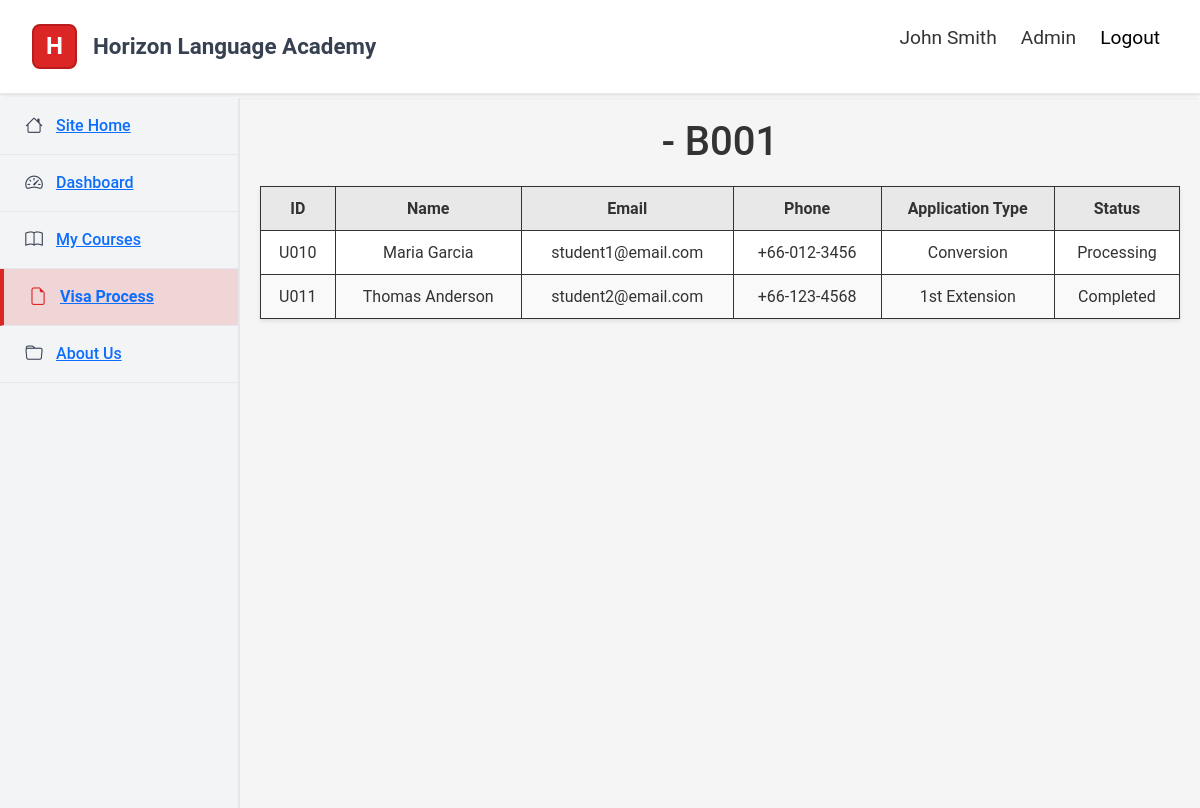
/visastatus.php?batch=B001 (signed in), run on the app's committed database.
### tables this page shows
CREATE TABLE student (
  student_id    VARCHAR(50) PRIMARY KEY,
  batch_id      VARCHAR(50),
  FOREIGN KEY (student_id) REFERENCES users(user_id)
    ON UPDATE CASCADE ON DELETE CASCADE
);

CREATE TABLE users (
  user_id      VARCHAR(50) PRIMARY KEY,
  user_name    VARCHAR(100) NOT NULL,
  user_email   VARCHAR(100) UNIQUE,
  user_ph_no   VARCHAR(20),
  password     VARCHAR(255),
  role        ENUM('Admin','Teacher','Student','VisaSupportOfficer') NOT NULL
);

CREATE TABLE visa_application (
  visa_application_id   VARCHAR(50) PRIMARY KEY,
  visa_application_type VARCHAR(100),
  passport_number       VARCHAR(50),
  visa_start_date       DATE,
  visa_end_date         DATE,
  officer_id            VARCHAR(50),
  student_id            VARCHAR(50),
  visa_status            VARCHAR(50),
  FOREIGN KEY (student_id) REFERENCES student(student_id)
    ON UPDATE CASCADE ON DELETE SET NULL,
  FOREIGN KEY (officer_id) REFERENCES visa_support_officer(officer_id)
    ON UPDATE CASCADE ON DELETE SET NULL
);

### visastatus.php (the view, shortened to what this page needs)
<?php
$course = $_GET['course'];
$batch = $_GET['batch'];
$pdo = db();
$sql = "
SELECT
    s.student_id,
    u.user_name AS student_name,
    u.user_email AS student_email,
    u.user_ph_no AS student_ph_no,
    v.visa_application_type,
    v.visa_status
FROM student AS s
INNER JOIN users AS u
    ON s.student_id = u.user_id
INNER JOIN visa_application AS v
    ON s.student_id = v.student_id
WHERE s.batch_id = '$batch'
;
";
$stmt = $pdo->prepare($sql);
$stmt->execute();
$students = $stmt->fetchAll(PDO::FETCH_ASSOC);
?>
<!DOCTYPE html>
<html lang="en">
<head>
    <link href="https://cdn.jsdelivr.net/npm/bootstrap@5.3.7/dist/css/bootstrap.min.css" rel="stylesheet">
    <link rel="stylesheet" href="https://cdn.jsdelivr.net/npm/bootstrap-icons@1.13.1/font/bootstrap-icons.min.css">
    <link rel="stylesheet" href="static/style.css">
</head>
<body>
    <?php include 'header.php'; ?>
    <div class="row g-0">
        <?php include 'sidebar.php'; ?>
         <div class="col-lg-10 col-md-9 col-8 main-content">
            <h1><?php echo $course?> - <?php echo $batch ?></h1>
            <table>
                <thead>
                    <tr>
                        <th>ID</th>
                        <th>Name</th>
                        <th>Email</th>
                        <th>Phone</th>
                        <th>Application Type</th>
                        <th>Status</th>
                    </tr>
                </thead>
                <tbody>
                    <?php foreach ($students as $student): ?>
                        <tr>
                            <td class="id-col"><?php echo $student['student_id'] ?></td>
                            <td class="name-col"><?php echo $student['student_name'] ?></td>
                            <td class="email-col"><?php echo $student['student_email'] ?></td>
                            <td class="phone-col"><?php echo $student['student_ph_no'] ?></td>
                            <td class="application-col"><?php echo $student['visa_application_type'] ?></td>
                            <td class="status-col"><?php echo $student['visa_status'] ?></td>
                        </tr>
                    <?php endforeach; ?>
                </tbody>
            </table>
        </div>
    </div>
</body>
</html>

### static/style.css (style rules this page uses)
:root { --primary-red: #dc2626; --dark-gray: #374151; --light-gray: #f3f4f6; --border-gray: #e5e7eb; --blue-accent: #3b82f6; }
body { align-items: center; background-color: #ffffff; color: #333; font-family: -apple-system, Arial, BlinkMacSystemFont, Geneva, 'Helvetica Neue'; font-family: Roboto, sans-serif, 'Segoe UI', Tahoma, Verdana; justify-content: center; margin: 0; padding-top: 90px; }
h1 { text-align: center; color: #333; }
table { width: 100%; border-collapse: collapse; background-color: white; box-shadow: 0 2px 4px rgba(0, 0, 0, 0.1); margin: 20px auto; }
th, td { border: 1px solid #333; padding: 12px; text-align: center; }
th { background-color: #e8e8e8; font-weight: bold; }
tr:nth-child(even) { background-color: #f9f9f9; }
.main-content { background-color: #f5f5f5; margin-left: 240px; margin-top: 1vh; width: calc(100% - 240px); padding: 20px; min-height: calc(100vh - 90px); }

### data on the page
student: student_id "U010", student_id.user_name "Maria Garcia", student_id.user_email "student1@email.com", student_id.user_ph_no "+66-012-3456", visa_application.visa_application_type "Conversion", visa_application.visa_status "Processing"
student: student_id "U011", student_id.user_name "Thomas Anderson", student_id.user_email "student2@email.com", student_id.user_ph_no "+66-123-4568", visa_application.visa_application_type "1st Extension", visa_application.visa_status "Completed"

### other printed values
$_SESSION['user_name'] "John Smith"
$_SESSION['role'] "Admin"
$batch "B001"
